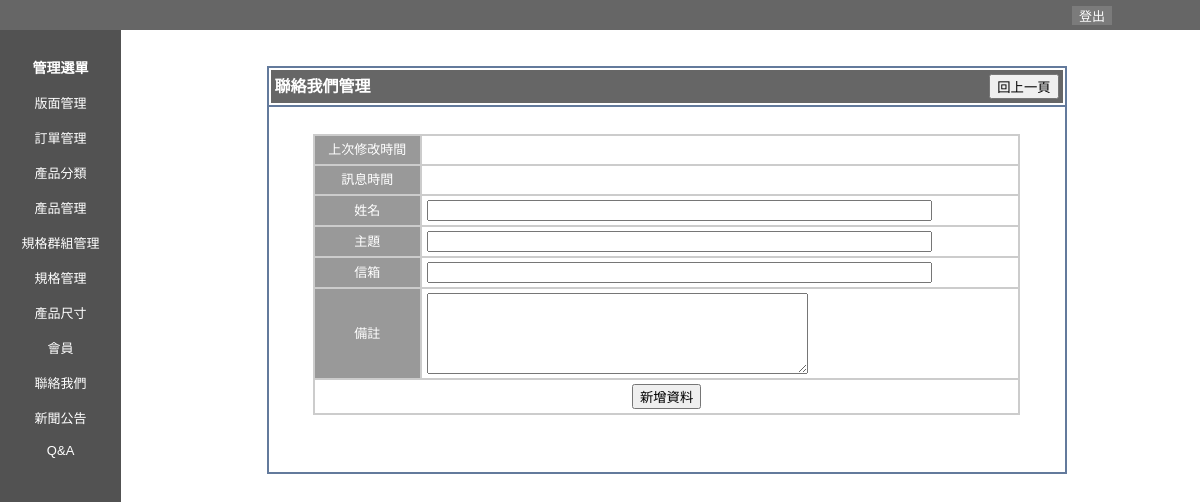
/admin/contact/edit.php?contact_code=fqEJX9nAKvH (signed in), run on an earlier commit of the app's database.
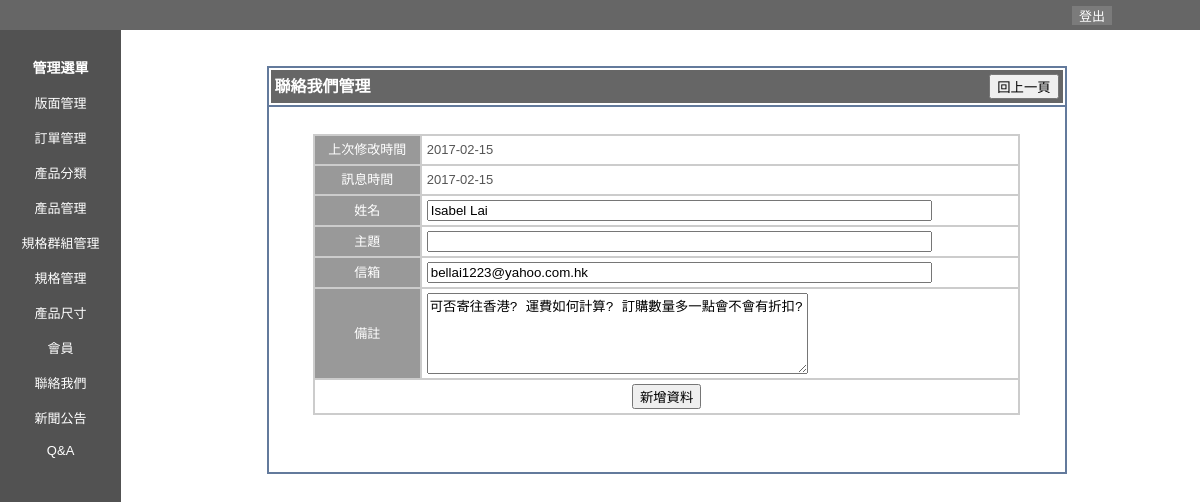
And on a later commit of the database.
### tables this page shows
CREATE TABLE `contact` (
  `no` int(11) NOT NULL,
  `uptime` date NOT NULL,
  `post_time` date NOT NULL,
  `subject` varchar(255) NOT NULL,
  `name` varchar(32) NOT NULL,
  `email` varchar(32) NOT NULL,
  `tel` varchar(32) NOT NULL,
  `mphone` varchar(32) NOT NULL,
  `addr` varchar(255) NOT NULL,
  `msg` text NOT NULL,
  `contact_code` varchar(32) NOT NULL
);

### admin/contact/edit.php (the view, shortened to what this page needs)
<?php
require_once("../../include/config.inc.php");
if (!function_exists('h')) {
  function h($s) { return htmlspecialchars((string)$s, ENT_QUOTES, 'UTF-8'); }
}
$contact_code = isset($_REQUEST['contact_code']) ? trim($_REQUEST['contact_code']) : '';
$cms_mode     = isset($_REQUEST['cms_mode']) ? $_REQUEST['cms_mode'] : 'add';
$sh_post      = $_SERVER['QUERY_STRING'];
$contact = array(
  'no' => '', 'contact_code' => '', 'uptime' => '', 'post_time' => '',
  'name' => '', 'subject' => '', 'email' => '', 'msg' => ''
);
if ($contact_code !== '') {
  $stmt = $pdo->prepare("SELECT * FROM `contact` WHERE `contact_code` = ?");
  $stmt->execute(array($contact_code));
  $row = $stmt->fetch(PDO::FETCH_ASSOC);
  if ($row) {
    $contact = array_merge($contact, $row);
  }
}
?>
<html>
<head>
<link href="../style.css" rel="stylesheet" type="text/css" />
</head>
<body leftmargin="0" topmargin="0" marginwidth="0" marginheight="0">
<table width="101%" border="0" cellspacing="0" cellpadding="0">
  <tr>
    <td colspan="2"><?php require_once("../header.php"); ?></td>
  </tr>
  <tr>
    <td width="10%" align="left" bgcolor="#525252" valign="top"><?php require_once("../menu.php"); ?></td>
    <td width="90%" valign="top"><div align="center"><br />
      <br />
      <table width="800" border="1" align="center" cellpadding="2" cellspacing="0" bordercolor="#637A9C">
        <tr>
          <td width="100%"><table width="100%" border="0" cellspacing="0" cellpadding="4">
            <tr>
              <td width="49%" class="tb_menu_title">聯絡我們管理</td>
              <td width="51%" align="right" class="tb_menu_title"><input type="button" value="回上一頁" onClick="window.history.go(-1);" /></td>
            </tr>
          </table></td>
        </tr>
        <tr>
          <td height="300" align="center" valign="top"><table width="100%">
            <tr><td>&nbsp;</td></tr>
            <tr>
              <td align="center" valign="top">
                <form action="save.php?<?php echo h($sh_post); ?>" method="post" id="form1" name="CodeForm" onSubmit="return validator(this)">
                  <table width="90%" border="1" cellpadding="4" cellspacing="0" bordercolor="#CCCCCC">
                    <tr>
                      <td width="15%" class="tb_edit_title">上次修改時間</td>
                      <td width="84%" class="tb_edit_info"><?php echo h($contact['uptime']); ?>&nbsp;</td>
                    </tr>
                    <tr>
                      <td class="tb_edit_title">訊息時間</td>
                      <td class="tb_edit_info"><?php echo h($contact['post_time']); ?>&nbsp;</td>
                    </tr>
                    <tr>
                      <td class="tb_edit_title">姓名</td>
                      <td class="tb_edit_info"><input name="name" type="text" id="name" value="<?php echo h($contact['name']); ?>" size="60"></td>
                    </tr>
                    <tr>
                      <td class="tb_edit_title">主題</td>
                      <td class="tb_edit_info"><input name="subject" type="text" id="subject" value="<?php echo h($contact['subject']); ?>" size="60"></td>
                    </tr>
                    <tr>
                      <td class="tb_edit_title">信箱</td>
                      <td class="tb_edit_info"><input name="email" type="text" id="email" value="<?php echo h($contact['email']); ?>" size="60"></td>
                    </tr>
                    <tr>
                      <td class="tb_edit_title">備註</td>
                      <td class="tb_edit_info"><textarea name="msg" id="msg" cols="45" rows="5"><?php echo h($contact['msg']); ?></textarea></td>
                    </tr>
                    <tr>
                      <td colspan="2" align="center">
                        <input type="submit" name="button" id="button" value="<?php echo ($cms_mode == 'add') ? '新增資料' : '修改資料'; ?>">
                      </td>
                    </tr>
                  </table>
                </form>
                <br><br>
              </td>
            </tr>
          </table></td>
        </tr>
      </table>
      <br />
    </div></td>
  </tr>
</table>
</body>
</html>

What changed in the data, as far as the page shows it:
added contact: uptime "2017-02-15", post_time "2017-02-15", name "Isabel Lai", email "bellai1223@yahoo.com.hk", msg "可否寄往香港? 運費如何計算? 訂購數量多一點會不會有折扣?"
